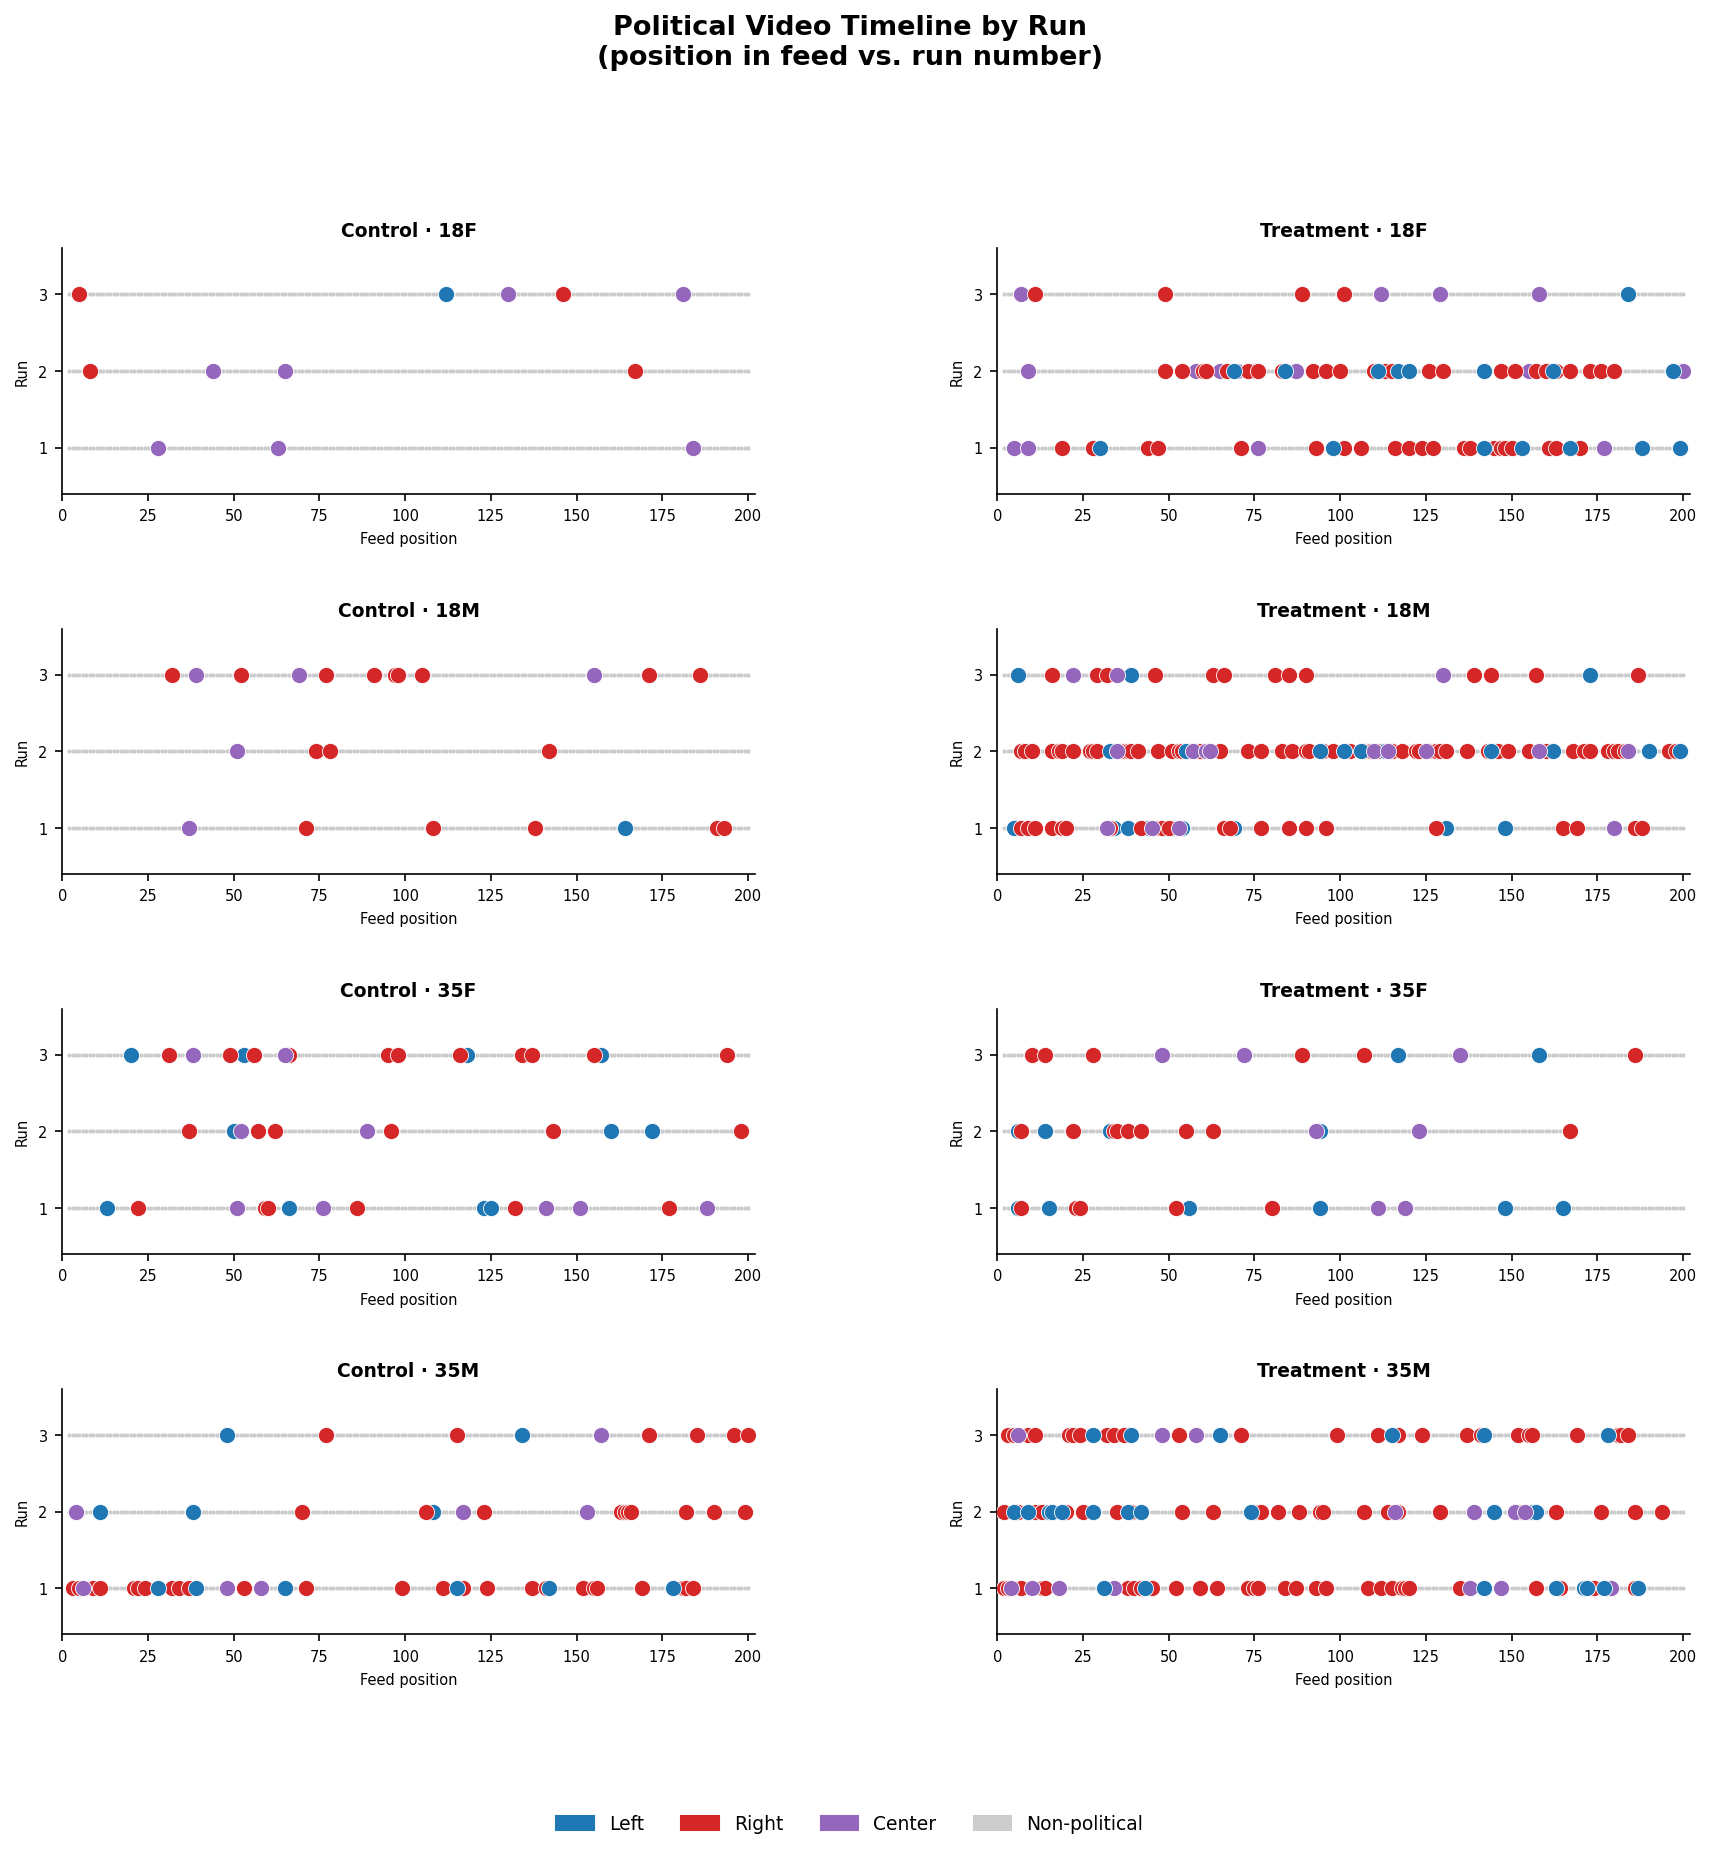

The Python source for this figure:
"""
Timeline of political videos per run, color-coded by political leaning.

For each participant group (18f/18m/35f/35m × control/treatment):
  - X axis: position in the feed (1–200)
  - Y axis: run number
  - Gray dots: all videos watched
  - Colored dots: political videos
      red    = right
      blue   = left
      purple = center

Output: political_timeline.png
"""

import json
import re
from collections import defaultdict
from pathlib import Path

import matplotlib
matplotlib.use("Agg")
import matplotlib.pyplot as plt
import matplotlib.patches as mpatches

# ---------------------------------------------------------------------------
BASE_DIR = Path(__file__).parent
LEANING_FILE = BASE_DIR / "political_leaning_results.json"
OUTPUT = BASE_DIR / "political_timeline.png"

COLOR = {"right": "#d62728", "left": "#1f77b4", "center": "#9467bd"}
LEANING_LABEL = {"right": "Right", "left": "Left", "center": "Center"}

POS_RE = re.compile(r"\[(\d+)/\d+\]")
VID_RE = re.compile(r"youtube\.com/shorts/([A-Za-z0-9_\-]+)")

GROUPS = [
    ("18F", "control/18fcontrol"),
    ("18M", "control/18mcontrol"),
    ("35F", "control/35fcontrol"),
    ("35M", "control/35mcontrol"),
    ("18F", "treatment/18ftreatment"),
    ("18M", "treatment/18mtreatment"),
    ("35F", "treatment/35ftreatment"),
    ("35M", "treatment/35mtreatment"),
]


# ---------------------------------------------------------------------------
def load_leanings() -> dict[str, str]:
    """video_id -> leaning"""
    with open(LEANING_FILE) as f:
        data = json.load(f)
    return {entry["video_id"]: entry["leaning"] for entry in data}


def load_political_ids(json_path: Path) -> set[str]:
    with open(json_path) as f:
        data = json.load(f)
    return {v["video_id"] for v in data if v.get("is_political")}


def parse_runs(txt_path: Path) -> list[list[tuple[int, str]]]:
    """Return list of runs; each run is [(position, video_id), ...]."""
    runs: list[list[tuple[int, str]]] = []
    current: list[tuple[int, str]] = []
    first = True

    with open(txt_path) as f:
        for line in f:
            pos_m = POS_RE.search(line)
            if not pos_m:
                continue
            pos = int(pos_m.group(1))
            if pos == 1 and not first:
                runs.append(current)
                current = []
            first = False
            vid_m = VID_RE.search(line)
            if vid_m:
                current.append((pos, vid_m.group(1)))

    if current:
        runs.append(current)
    return runs


# ---------------------------------------------------------------------------
def plot_group(ax, label: str, stem: str, leanings: dict[str, str]):
    txt_path = BASE_DIR / (stem + ".txt")
    json_path = BASE_DIR / (stem + ".json")

    if not txt_path.exists() or not json_path.exists():
        ax.text(0.5, 0.5, "No data", ha="center", va="center", transform=ax.transAxes)
        return

    political_ids = load_political_ids(json_path)
    runs = parse_runs(txt_path)[:3]

    for run_idx, run in enumerate(runs, start=1):
        xs_all, ys_all = [], []
        xs_pol = defaultdict(list)   # leaning -> [x positions]

        for pos, vid in run:
            xs_all.append(pos)
            ys_all.append(run_idx)
            if vid in political_ids:
                leaning = leanings.get(vid, "center")
                xs_pol[leaning].append(pos)

        # Background: all videos
        ax.scatter(xs_all, ys_all, s=4, color="#cccccc", zorder=1, linewidths=0)

        # Political videos by leaning
        for leaning, xs in xs_pol.items():
            ax.scatter(
                xs,
                [run_idx] * len(xs),
                s=60,
                color=COLOR[leaning],
                zorder=3,
                linewidths=0.4,
                edgecolors="white",
            )

    n_runs = len(runs)
    folder = stem.split("/")[0].capitalize()
    ax.set_title(f"{folder} · {label}", fontsize=9, fontweight="bold")
    ax.set_xlabel("Feed position", fontsize=7)
    ax.set_ylabel("Run", fontsize=7)
    ax.set_xlim(0, 202)
    ax.set_ylim(0.4, n_runs + 0.6)
    ax.set_yticks(range(1, n_runs + 1))
    ax.tick_params(labelsize=7)
    ax.spines["top"].set_visible(False)
    ax.spines["right"].set_visible(False)


# ---------------------------------------------------------------------------
def main():
    leanings = load_leanings()
    print(f"Loaded leanings for {len(leanings)} videos")

    fig, axes = plt.subplots(
        4, 2,
        figsize=(14, 12),
        gridspec_kw={"hspace": 0.55, "wspace": 0.35},
    )

    # Column 0 = control, column 1 = treatment
    # Row 0-3 = 18F, 18M, 35F, 35M
    positions = [
        (0, 0), (1, 0), (2, 0), (3, 0),   # control column
        (0, 1), (1, 1), (2, 1), (3, 1),   # treatment column
    ]

    for (label, stem), (row, col) in zip(GROUPS, positions):
        ax = axes[row][col]
        plot_group(ax, label, stem, leanings)

    # Column headers
    axes[0][0].set_title(f"Control · {GROUPS[0][0]}", fontsize=9, fontweight="bold")
    axes[0][1].set_title(f"Treatment · {GROUPS[4][0]}", fontsize=9, fontweight="bold")
    for i, (label, _) in enumerate(GROUPS[:4]):
        axes[i][0].set_title(f"Control · {label}", fontsize=9, fontweight="bold")
    for i, (label, _) in enumerate(GROUPS[4:]):
        axes[i][1].set_title(f"Treatment · {label}", fontsize=9, fontweight="bold")

    # Legend
    legend_handles = [
        mpatches.Patch(color=COLOR["left"],   label="Left"),
        mpatches.Patch(color=COLOR["right"],  label="Right"),
        mpatches.Patch(color=COLOR["center"], label="Center"),
        mpatches.Patch(color="#cccccc",       label="Non-political"),
    ]
    fig.legend(
        handles=legend_handles,
        loc="lower center",
        ncol=4,
        fontsize=9,
        frameon=False,
        bbox_to_anchor=(0.5, -0.01),
    )

    fig.suptitle(
        "Political Video Timeline by Run\n(position in feed vs. run number)",
        fontsize=13,
        fontweight="bold",
        y=1.01,
    )

    fig.savefig(OUTPUT, dpi=150, bbox_inches="tight")
    print(f"Saved → {OUTPUT}")


if __name__ == "__main__":
    main()
